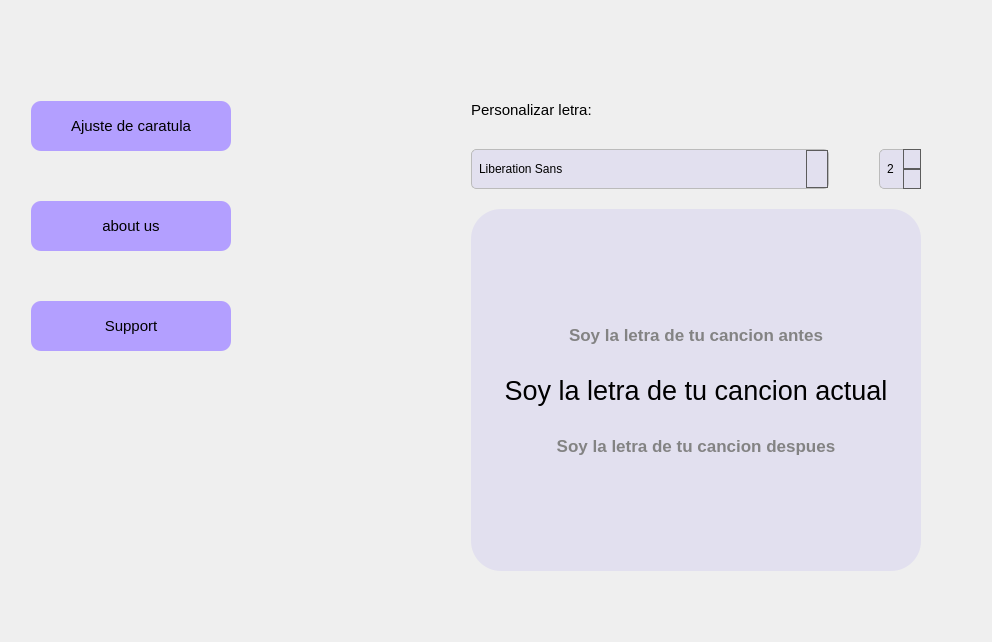
      <widget class="QWidget" name="setting_page">
       <property name="cursor">
        <cursorShape>ArrowCursor</cursorShape>
       </property>
       <property name="styleSheet">
        <string notr="true">QPushButton {
	border-radius: 10px;
	border: none;
	background-color: rgb(179, 159, 255);
}</string>
       </property>
       <layout class="QGridLayout" name="gridLayout_26">
        <item row="0" column="0">
         <layout class="QGridLayout" name="gridLayout_25">
          <property name="leftMargin">
           <number>20</number>
          </property>
          <property name="topMargin">
           <number>20</number>
          </property>
          <property name="rightMargin">
           <number>20</number>
          </property>
          <property name="bottomMargin">
           <number>20</number>
          </property>
          <property name="horizontalSpacing">
           <number>100</number>
          </property>
          <property name="verticalSpacing">
           <number>50</number>
          </property>
          <item row="1" column="2">
           <layout class="QVBoxLayout" name="verticalLayout_8">
            <property name="spacing">
             <number>20</number>
            </property>
            <item>
             <layout class="QGridLayout" name="gridLayout_6">
              <property name="horizontalSpacing">
               <number>50</number>
              </property>
              <property name="verticalSpacing">
               <number>30</number>
              </property>
              <item row="0" column="0">
               <widget class="QLabel" name="label_personalizar_letra">
                <property name="font">
                 <font>
                  <pointsize>11</pointsize>
                 </font>
                </property>
                <property name="text">
                 <string>Personalizar letra:</string>
                </property>
               </widget>
              </item>
              <item row="1" column="0">
               <widget class="QFontComboBox" name="fontComboBox">
                <property name="sizePolicy">
                 <sizepolicy hsizetype="Expanding" vsizetype="Preferred">
                  <horstretch>0</horstretch>
                  <verstretch>0</verstretch>
                 </sizepolicy>
                </property>
                <property name="minimumSize">
                 <size>
                  <width>0</width>
                  <height>40</height>
                 </size>
                </property>
                <property name="styleSheet">
                 <string notr="true">QFontComboBox {
    border: 1px solid #bbb;
    border-radius: 5px;
    background: rgb(226, 224, 239);
    padding: 5px;
}

QFontComboBox::drop-down {
    subcontrol-origin: padding;
    subcontrol-position: top right;
    width: 20px;
    border: 1px solid #5c5c5c;
    background: rgb(226, 224, 239);
    border-radius: 0px;
}

QFontComboBox::drop-down:hover {
    background: rgb(216, 214, 229);
}
</string>
                </property>
               </widget>
              </item>
              <item row="1" column="1">
               <widget class="QSpinBox" name="spin_box_aumentar_letra">
                <property name="sizePolicy">
                 <sizepolicy hsizetype="Minimum" vsizetype="Minimum">
                  <horstretch>0</horstretch>
                  <verstretch>0</verstretch>
                 </sizepolicy>
                </property>
                <property name="styleSheet">
                 <string notr="true">QSpinBox {
    border: 1px solid #bbb;
    border-radius: 5px;
    background: rgb(226, 224, 239);
    padding: 5px;
}

QSpinBox::up-button {
    subcontrol-origin: border;
    subcontrol-position: top right;
    width: 16px;
    background: rgb(226, 224, 239);
    border: 1px solid #5c5c5c;
    border-radius: 0px;
}

QSpinBox::up-button:hover {
    background: rgb(216, 214, 229);
}

QSpinBox::down-button {
    subcontrol-origin: border;
    subcontrol-position: bottom right;
    width: 16px;
    background: rgb(226, 224, 239);
    border: 1px solid #5c5c5c;
    border-radius: 0px;
}

QSpinBox::down-button:hover {
    background: rgb(216, 214, 229);
}

QSpinBox::up-arrow, QSpinBox::down-arrow {
    /* Deja los iconos por defecto, no es necesario especificar aquí */
}
</string>
                </property>
                <property name="minimum">
                 <number>1</number>
                </property>
                <property name="maximum">
                 <number>5</number>
                </property>
                <property name="value">
                 <number>2</number>
                </property>
               </widget>
              </item>
             </layout>
            </item>
            <item>
             <widget class="QWidget" name="widget_ejemplo" native="true">
              <property name="sizePolicy">
               <sizepolicy hsizetype="Minimum" vsizetype="Minimum">
                <horstretch>0</horstretch>
                <verstretch>0</verstretch>
               </sizepolicy>
              </property>
              <property name="styleSheet">
               <string notr="true">QWidget {
background-color: rgb(226, 224, 239);
border-radius: 30px;
}
</string>
              </property>
              <layout class="QGridLayout" name="gridLayout_9">
               <property name="leftMargin">
                <number>30</number>
               </property>
               <property name="topMargin">
                <number>20</number>
               </property>
               <property name="rightMargin">
                <number>30</number>
               </property>
               <property name="bottomMargin">
                <number>20</number>
               </property>
               <property name="horizontalSpacing">
                <number>15</number>
               </property>
               <property name="verticalSpacing">
                <number>30</number>
               </property>
               <item row="0" column="0">
                <spacer name="verticalSpacer_6">
                 <property name="orientation">
                  <enum>Qt::Vertical</enum>
                 </property>
                 <property name="sizeHint" stdset="0">
                  <size>
                   <width>17</width>
                   <height>96</height>
                  </size>
                 </property>
                </spacer>
               </item>
               <item row="1" column="0">
                <widget class="QLabel" name="before_current_label_song_ej">
                 <property name="sizePolicy">
                  <sizepolicy hsizetype="Minimum" vsizetype="Preferred">
                   <horstretch>0</horstretch>
                   <verstretch>0</verstretch>
                  </sizepolicy>
                 </property>
                 <property name="font">
                  <font>
                   <pointsize>13</pointsize>
                   <bold>true</bold>
                  </font>
                 </property>
                 <property name="styleSheet">
                  <string notr="true">color: rgb(131, 131, 131);</string>
                 </property>
                 <property name="text">
                  <string>Soy la letra de tu cancion antes</string>
                 </property>
                 <property name="alignment">
                  <set>Qt::AlignCenter</set>
                 </property>
                 <property name="wordWrap">
                  <bool>true</bool>
                 </property>
                </widget>
               </item>
               <item row="2" column="0">
                <widget class="QLabel" name="actual_current_label_song_ej">
                 <property name="sizePolicy">
                  <sizepolicy hsizetype="Minimum" vsizetype="Preferred">
                   <horstretch>0</horstretch>
                   <verstretch>0</verstretch>
                  </sizepolicy>
                 </property>
                 <property name="font">
                  <font>
                   <pointsize>20</pointsize>
                   <fontweight>ExtraBold</fontweight>
                  </font>
                 </property>
                 <property name="text">
                  <string>Soy la letra de tu cancion actual</string>
                 </property>
                 <property name="alignment">
                  <set>Qt::AlignCenter</set>
                 </property>
                 <property name="wordWrap">
                  <bool>true</bool>
                 </property>
                </widget>
               </item>
               <item row="3" column="0">
                <widget class="QLabel" name="after_current_label_song_ej">
                 <property name="sizePolicy">
                  <sizepolicy hsizetype="Minimum" vsizetype="Preferred">
                   <horstretch>0</horstretch>
                   <verstretch>0</verstretch>
                  </sizepolicy>
                 </property>
                 <property name="font">
                  <font>
                   <pointsize>13</pointsize>
                   <bold>true</bold>
                  </font>
                 </property>
                 <property name="styleSheet">
                  <string notr="true">color: rgb(131, 131, 131);</string>
                 </property>
                 <property name="text">
                  <string>Soy la letra de tu cancion despues</string>
                 </property>
                 <property name="alignment">
                  <set>Qt::AlignCenter</set>
                 </property>
                 <property name="wordWrap">
                  <bool>true</bool>
                 </property>
                </widget>
               </item>
               <item row="4" column="0">
                <spacer name="verticalSpacer_5">
                 <property name="orientation">
                  <enum>Qt::Vertical</enum>
                 </property>
                 <property name="sizeHint" stdset="0">
                  <size>
                   <width>17</width>
                   <height>95</height>
                  </size>
                 </property>
                </spacer>
               </item>
              </layout>
             </widget>
            </item>
           </layout>
          </item>
          <item row="1" column="3">
           <spacer name="horizontalSpacer_18">
            <property name="orientation">
             <enum>Qt::Horizontal</enum>
            </property>
            <property name="sizeType">
             <enum>QSizePolicy::MinimumExpanding</enum>
            </property>
            <property name="sizeHint" stdset="0">
             <size>
              <width>40</width>
              <height>20</height>
             </size>
            </property>
           </spacer>
          </item>
          <item row="0" column="0" colspan="3">
           <layout class="QHBoxLayout" name="horizontalLayout_8">
            <item>
             <widget class="QPushButton" name="back_to_home_settings">
              <property name="cursor">
               <cursorShape>PointingHandCursor</cursorShape>
              </property>
              <property name="contextMenuPolicy">
               <enum>Qt::DefaultContextMenu</enum>
              </property>
              <property name="styleSheet">
               <string notr="true">QPushButton {
	border: none;
	background: transparent;
}</string>
              </property>
              <property name="text">
               <string/>
              </property>
              <property name="icon">
               <iconset resource="recurses.qrc">
                <normaloff>:/icons/icons/icons8-home-50.png</normaloff>:/icons/icons/icons8-home-50.png</iconset>
              </property>
              <property name="iconSize">
               <size>
                <width>40</width>
                <height>40</height>
               </size>
              </property>
             </widget>
            </item>
            <item>
             <spacer name="horizontalSpacer_4">
              <property name="orientation">
               <enum>Qt::Horizontal</enum>
              </property>
              <property name="sizeHint" stdset="0">
               <size>
                <width>858</width>
                <height>20</height>
               </size>
              </property>
             </spacer>
            </item>
           </layout>
          </item>
          <item row="1" column="1">
           <spacer name="horizontalSpacer_13">
            <property name="orientation">
             <enum>Qt::Horizontal</enum>
            </property>
            <property name="sizeType">
             <enum>QSizePolicy::Minimum</enum>
            </property>
            <property name="sizeHint" stdset="0">
             <size>
              <width>40</width>
              <height>20</height>
             </size>
            </property>
           </spacer>
          </item>
          <item row="1" column="0">
           <layout class="QVBoxLayout" name="verticalLayout_9">
            <property name="spacing">
             <number>50</number>
            </property>
            <item>
             <widget class="QPushButton" name="ecualizador_button">
              <property name="minimumSize">
               <size>
                <width>200</width>
                <height>50</height>
               </size>
              </property>
              <property name="font">
               <font>
                <pointsize>11</pointsize>
               </font>
              </property>
              <property name="cursor">
               <cursorShape>PointingHandCursor</cursorShape>
              </property>
              <property name="text">
               <string>Ajuste de caratula</string>
              </property>
              <property name="checkable">
               <bool>true</bool>
              </property>
             </widget>
            </item>
            <item>
             <widget class="QPushButton" name="about_us_button">
              <property name="minimumSize">
               <size>
                <width>200</width>
                <height>50</height>
               </size>
              </property>
              <property name="font">
               <font>
                <pointsize>11</pointsize>
               </font>
              </property>
              <property name="cursor">
               <cursorShape>PointingHandCursor</cursorShape>
              </property>
              <property name="text">
               <string>about us</string>
              </property>
              <property name="checkable">
               <bool>true</bool>
              </property>
             </widget>
            </item>
            <item>
             <widget class="QPushButton" name="support_button">
              <property name="minimumSize">
               <size>
                <width>200</width>
                <height>50</height>
               </size>
              </property>
              <property name="font">
               <font>
                <pointsize>11</pointsize>
               </font>
              </property>
              <property name="cursor">
               <cursorShape>PointingHandCursor</cursorShape>
              </property>
              <property name="text">
               <string>Support</string>
              </property>
              <property name="checkable">
               <bool>true</bool>
              </property>
             </widget>
            </item>
            <item>
             <spacer name="verticalSpacer_14">
              <property name="orientation">
               <enum>Qt::Vertical</enum>
              </property>
              <property name="sizeHint" stdset="0">
               <size>
                <width>20</width>
                <height>40</height>
               </size>
              </property>
             </spacer>
            </item>
           </layout>
          </item>
          <item row="2" column="2">
           <spacer name="verticalSpacer_17">
            <property name="orientation">
             <enum>Qt::Vertical</enum>
            </property>
            <property name="sizeType">
             <enum>QSizePolicy::Ignored</enum>
            </property>
            <property name="sizeHint" stdset="0">
             <size>
              <width>20</width>
              <height>40</height>
             </size>
            </property>
           </spacer>
          </item>
         </layout>
        </item>
       </layout>
      </widget>
